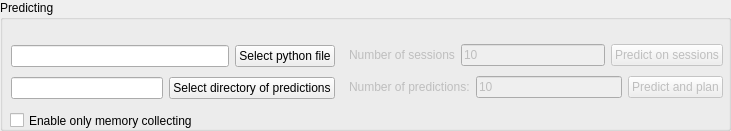
     <widget class="QGroupBox" name="groupBox_predicting">
      <property name="geometry">
       <rect>
        <x>500</x>
        <y>450</y>
        <width>731</width>
        <height>131</height>
       </rect>
      </property>
      <property name="title">
       <string>Predicting</string>
      </property>
      <widget class="QWidget" name="layoutWidget">
       <property name="geometry">
        <rect>
         <x>349</x>
         <y>40</y>
         <width>374</width>
         <height>64</height>
        </rect>
       </property>
       <layout class="QVBoxLayout" name="verticalLayout_22">
        <item>
         <layout class="QHBoxLayout" name="horizontalLayout_75">
          <item>
           <widget class="QLabel" name="label_n_sessions">
            <property name="enabled">
             <bool>false</bool>
            </property>
            <property name="text">
             <string>Number of sessions</string>
            </property>
           </widget>
          </item>
          <item>
           <widget class="QLineEdit" name="lineEdit_n_sessions_values">
            <property name="enabled">
             <bool>false</bool>
            </property>
            <property name="text">
             <string>10</string>
            </property>
           </widget>
          </item>
          <item>
           <widget class="QPushButton" name="pushButton_pred_plan_sessions">
            <property name="enabled">
             <bool>false</bool>
            </property>
            <property name="text">
             <string>Predict on sessions</string>
            </property>
           </widget>
          </item>
         </layout>
        </item>
        <item>
         <layout class="QHBoxLayout" name="horizontalLayout_294">
          <item>
           <layout class="QHBoxLayout" name="horizontalLayout_65">
            <item>
             <widget class="QLabel" name="label_n_predictions">
              <property name="enabled">
               <bool>false</bool>
              </property>
              <property name="text">
               <string>Number of predictions:</string>
              </property>
             </widget>
            </item>
            <item>
             <widget class="QLineEdit" name="lineEdit_n_predictions">
              <property name="enabled">
               <bool>false</bool>
              </property>
              <property name="text">
               <string>10</string>
              </property>
             </widget>
            </item>
           </layout>
          </item>
          <item>
           <widget class="QPushButton" name="pushButton_pred_plan">
            <property name="enabled">
             <bool>false</bool>
            </property>
            <property name="text">
             <string>Predict and plan</string>
            </property>
           </widget>
          </item>
         </layout>
        </item>
       </layout>
      </widget>
      <widget class="QWidget" name="layoutWidget">
       <property name="geometry">
        <rect>
         <x>11</x>
         <y>41</y>
         <width>324</width>
         <height>62</height>
        </rect>
       </property>
       <layout class="QVBoxLayout" name="verticalLayout_68">
        <item>
         <layout class="QHBoxLayout" name="horizontalLayout_63">
          <item>
           <widget class="QLineEdit" name="lineEdit_py_pred_file"/>
          </item>
          <item>
           <widget class="QPushButton" name="pushButton_py_pred_file">
            <property name="text">
             <string>Select python file</string>
            </property>
           </widget>
          </item>
         </layout>
        </item>
        <item>
         <layout class="QHBoxLayout" name="horizontalLayout_64">
          <item>
           <widget class="QLineEdit" name="lineEdit_predictions"/>
          </item>
          <item>
           <widget class="QPushButton" name="pushButton_predictions">
            <property name="text">
             <string>Select directory of predictions</string>
            </property>
           </widget>
          </item>
         </layout>
        </item>
       </layout>
      </widget>
      <widget class="QCheckBox" name="checkBox_enable_mem_collect">
       <property name="geometry">
        <rect>
         <x>10</x>
         <y>110</y>
         <width>231</width>
         <height>21</height>
        </rect>
       </property>
       <property name="text">
        <string>Enable only memory collecting</string>
       </property>
       <property name="checked">
        <bool>false</bool>
       </property>
      </widget>
     </widget>
